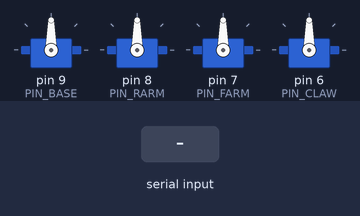
The sketch below on a simulated Arduino Uno, built with avr-gcc and run on an emulated ATmega328P. Parts: 4 × servo. Inputs (shaded band) come from the test bench. What the sketch prints to the serial monitor is not drawn.

Above: at 2.1 s.
2.2 s: "A\n" received over Serial
At 6.3 s:
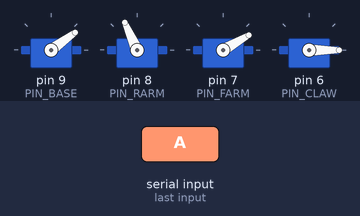
At 13.4 s:
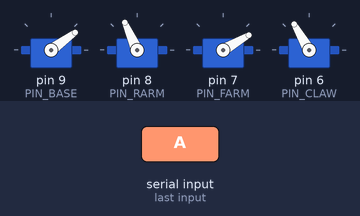
Timing chart, 0 to 22.5 s (numbered marks = the images above; inputs shaded):
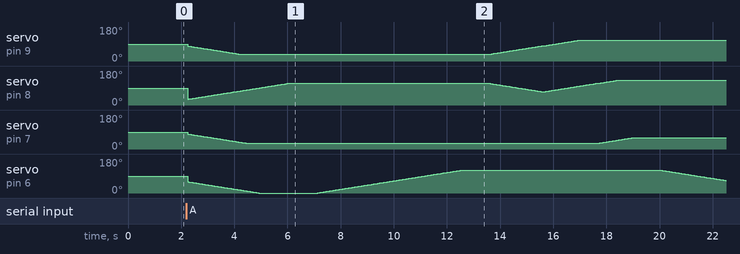

The sketch:

Task2.ino
```cpp
 /*
 * ============================================================================
 *  文件：Task2.ino
 *  工程：Task2 —— 自动夹取与放置（考核方向内 15%）
 * ----------------------------------------------------------------------------
 *  考核点：上位机发送 "A"/"B"/"C"，机械臂自动完成夹取对应物体并放置到
 *          另一位置；三个放置位置须为三个明显不同的位置，且与物体初始
 *          位置在 x、y 方向上有明显位移。
 *
 *  物体定义：
 *    A：三枚硬币面垂直于地面、横向叠放（直径25mm）
 *    B：自选的笔（须与任务五画图用笔一致）
 *    C：自定义物体（主体形状不得为圆柱体和球体）
 *
 *  实现：
 *    1. 串口 A/B/C → 调取对应"抓取点 + 放置点"点位
 *    2. 动作序列（pickAndPlace）：
 *         回待机 → 移到抓取点上方(抬升) → 下降到位 → 闭合夹爪(夹取)
 *         → 抬升 → 平移到放置点上方 → 下降到放置点 → 张开(放下) → 回待机
 *    3. 点位集中定义为可调参数：联调时只需用 Task1.1 的 b/r/f/c 指令
 *       把机械臂移到目标位置，读 ? 的角度填入即可，无需改逻辑。
 *
 *  串口协议（9600 波特率，指令以回车/换行结束）：
 *        A  夹取硬币A并放置到位置1
 *        B  夹取笔B并放置到位置2
 *        C  夹取自定义物体C并放置到位置3
 *        ?  打印当前点位表
 *
 *  硬件接线：舵机 9/8/7/6；夹爪依赖机械方向改进后的夹爪（配合参数标定）
 * ============================================================================
 */
#include <Servo.h>            // Arduino 舵机驱动库（标准库）

/* ---------------- 舵机引脚定义 ---------------- */
#define PIN_BASE  9           // 底座舵机 → 数字引脚 9
#define PIN_RARM  8           // 后臂舵机 → 数字引脚 8
#define PIN_FARM  7           // 前臂舵机 → 数字引脚 7
#define PIN_CLAW  6           // 夹爪舵机 → 数字引脚 6

/* ---------------- 舵机限位 ---------------- */
#define BASE_MIN  0           // 底座角度下限
#define BASE_MAX  180         // 底座角度上限
#define RARM_MIN  30          // 后臂角度下限
#define RARM_MAX  160         // 后臂角度上限（防堵转）
#define FARM_MIN  30          // 前臂角度下限
#define FARM_MAX  130         // 前臂角度上限
#define CLAW_MIN  0          // 夹爪张开极限角度
#define CLAW_MAX  120         // 夹爪闭合极限角度

/* ---------------- 运动速度 ---------------- */
int servoDelay = 45;          // 每转 1° 的延时毫秒数（动作执行速度）

/* ---------------- 舵机对象与当前角度 ---------------- */
Servo base, rArm, fArm, claw; // 4 个舵机对象
int curBase = 80;             // 底座当前角度
int curRArm = 30;             // 后臂当前角度
int curFArm = 80;             // 前臂当前角度
int curClaw = 60;             // 夹爪当前角度

/* ==================== 点位定义（按实物标定！） ====================
 * 每个点位 = 4 个关节角度（b=底座 / r=后臂 / f=前臂 / c=夹爪）
 *
 * 标定方法（重要）：
 *   1. 先烧录 Task1.1，用 b/r/f/c 指令把机械臂移到目标位置
 *   2. 发送 ? 读取当前 4 个角度
 *   3. 把数值填到下面的 Pose 常量中
 *
 * 目前为**示例占位值**，未按实物标定前不要用于实际夹取！ */
struct Pose { int b, r, f, c; };   // 点位结构体：4 个关节角度

const Pose HOME  = { 80, 10, 80, 60 };   // 待机位（安全高度、夹爪半开）

const Pose MIDDLE  = { 80, 70, 20, 130 };

/* 抓取点：夹爪到达物体正上方、准备下爪的位置 */
const Pose GRAB_A = { 36,  114, 10, 45 };  // A：硬币（示例值，须标定）
const Pose GRAB_B = { 128, 102, 30, 45 };  // B：笔   （示例值，须标定）
const Pose GRAB_C = { 115,  90, 10, 45 };  // C：自定义物体（示例值，须标定）

/* 放置点：三个明显不同的位置，x/y 方向须与抓取点有明显位移 */


const Pose PLACE_A = { 111, 130, 60, 45 };  // 放置 A 的位置1
const Pose PLACE_B = { 49,  131, 64, 45 };  // 放置 B 的位置2
const Pose PLACE_C = { 80, 100, 20, 45 };  // 放置 C 的位置3


/* 夹取/放开的夹爪角度（方向不对就交换两值） */
const int GRIP_CLOSE = CLAW_MAX;          // 闭合=夹住物体
const int GRIP_OPEN  = CLAW_MIN;          // 张开=放下物体

/* ---------------- 串口行缓冲 ---------------- */
char lineBuf[32];             // 一行指令的字符缓冲
int  lineLen = 0;             // 缓冲中已接收的字符数

/* ==================== 角度限位钳制 ==================== */
int clampVal(int v, int lo, int hi){
  return (v < lo) ? lo : ((v > hi) ? hi : v);
}

/* ==================== 多舵机同步移动 ====================
 * 功能：4 个关节同步逐度运动到目标角度（全部经过限位保护） */
void syncMove(int tBase, int tRArm, int tFArm, int tClaw, int stepMs){
  tBase = clampVal(tBase, BASE_MIN, BASE_MAX);
  tRArm = clampVal(tRArm, RARM_MIN, RARM_MAX);
  tFArm = clampVal(tFArm, FARM_MIN, FARM_MAX);
  tClaw = clampVal(tClaw, CLAW_MIN, CLAW_MAX);

  bool done = false;
  while (!done){
    done = true;
    if (curBase != tBase){ curBase += (tBase > curBase) ? 1 : -1; base.write(curBase);  done = false; }
    if (curRArm != tRArm){ curRArm += (tRArm > curRArm) ? 1 : -1; rArm.write(curRArm); done = false; }
    if (curFArm != tFArm){ curFArm += (tFArm > curFArm) ? 1 : -1; fArm.write(curFArm); done = false; }
    if (curClaw != tClaw){ curClaw += (tClaw > curClaw) ? 1 : -1; claw.write(curClaw); done = false; }
    delay(stepMs);
  }
}

/* ==================== 移动到位点 ====================
 * 功能：把机械臂整体移动到某点位（4 关节同时到位） */
void moveTo(const Pose &p, int stepMs){
  syncMove(p.b, p.r, p.f, p.c, stepMs);
}

/* ==================== 夹取并放置（核心动作序列） ====================
 * 功能：完整执行"夹取 → 抬升 → 平移 → 放下"流程
 * 参数：grab 抓取点；place 放置点；lift 抬升量（前臂角度减少值=上抬）
 * 说明：
 *   "高度位"= 抓取点的前臂角度上抬 lift°（避免夹取/移动时碰撞桌面）
 *   步骤间 delay(300) 是让舵机完全到位、物体稳定后再进行下一步 */
void pickAndPlace(const Pose &grab, const Pose &place, int lift = 15){
  Serial.println(">>> 开始夹取-放置动作");

  /* 步骤1：回待机（安全高度，避免启动时撞到物体） */
  moveTo(HOME, servoDelay);

  /* 步骤2：移到抓取点上方（高度位：前臂上抬，防止刮碰物体） */
  int hiR = grab.r;                                 // 高度位后臂角 = 抓取点后臂角
  int hiF = grab.f - lift;                          // 高度位前臂角 = 抓取点前臂上抬 lift°
  syncMove(grab.b, hiR, hiF, GRIP_OPEN, servoDelay);

  /* 步骤3：下降到抓取点（夹爪张开状态） */
  syncMove(grab.b, grab.r, grab.f, GRIP_OPEN, servoDelay);
  delay(1000);                                       // 稳定一下

  /* 步骤4：闭合夹爪（夹取物体） */
  syncMove(grab.b, grab.r, grab.f, GRIP_CLOSE, servoDelay);
  delay(1000);                                       // 确认夹稳

  /* 步骤5：抬升回高度位（带着物体离开桌面） */
  syncMove(grab.b, hiR, hiF, GRIP_CLOSE, servoDelay);

 moveTo(MIDDLE, servoDelay);


  /* 步骤6：平移到放置点上方（底座转动 + 保持高度） */
  syncMove(place.b, hiR, hiF, GRIP_CLOSE, servoDelay);

  /* 步骤7：下降到放置点（带着物体） */
  syncMove(place.b, place.r, place.f, GRIP_CLOSE, servoDelay);
  delay(1000);

  /* 步骤8：张开夹爪（放下物体） */
  syncMove(place.b, place.r, place.f, GRIP_OPEN, servoDelay);
  delay(1000);

  /* 步骤9：回待机，等待下一条指令 */
  moveTo(HOME, servoDelay);
  Serial.println(">>> 动作完成");
}

/* ==================== 指令分发执行 ====================
 * 功能：根据 A/B/C 调取对应抓取点与放置点执行夹取放置 */
void doPickPlace(char obj){
  switch (obj){
    case 'A': pickAndPlace(GRAB_A, PLACE_A); break; // 硬币 A
    case 'B': pickAndPlace(GRAB_B, PLACE_B); break; // 笔 B
    case 'C': pickAndPlace(GRAB_C, PLACE_C); break; // 自定义物体 C
  }
}

/* ==================== 点位表打印 ====================
 * 功能：打印当前点位配置，方便联调时对照修改 */
void reportStatus(){
  Serial.println("----- 点位表（须按实物标定）-----");
  Serial.println(" 待机: b90 r90 f90 c60");
  Serial.print(" 抓取A: b"); Serial.print(GRAB_A.b); Serial.print(" r"); Serial.print(GRAB_A.r);
  Serial.print(" f"); Serial.print(GRAB_A.f); Serial.print(" c"); Serial.println(GRAB_A.c);
  Serial.print(" 放置A: b"); Serial.print(PLACE_A.b); Serial.print(" r"); Serial.print(PLACE_A.r);
  Serial.print(" f"); Serial.print(PLACE_A.f); Serial.print(" c"); Serial.println(PLACE_A.c);
  Serial.println("------------------------------");
}

/* ==================== 串口指令解析 ====================
 * 功能：处理一行串口指令（A/B/C/?，大小写均可） */
void handleCommand(const char *line){
  int len = strlen(line);
  if (len == 0) return;
  char c = toupper(line[0]);                        // 统一大写
  if (len == 1){
    if (c == 'A' || c == 'B' || c == 'C'){          // 夹取放置指令
      Serial.print(">>> 收到指令 "); Serial.println(c);
      doPickPlace(c);                               // 执行对应物体的夹取放置
      return;
    }
    if (c == '?'){                                  // 点位表
      reportStatus();
      return;
    }
  }
  Serial.println("! 未知指令（A/B/C 夹取放置；? 点位表）");
}

/* ==================== 串口逐行读取 ==================== */
void readSerialLine(){
  while (Serial.available()){
    char ch = Serial.read();
    if (ch == '\n' || ch == '\r'){                  // 行结束
      if (lineLen > 0){
        lineBuf[lineLen] = '\0';
        handleCommand(lineBuf);
        lineLen = 0;
      }
    } else if (lineLen < (int)sizeof(lineBuf) - 1){
      lineBuf[lineLen++] = ch;
    } else {
      lineLen = 0;                                  // 溢出丢弃
    }
  }
}

/* ==================== 初始化 ==================== */
void setup(){
  base.attach(PIN_BASE);  delay(200);
  rArm.attach(PIN_RARM);  delay(200);
  fArm.attach(PIN_FARM);  delay(200);
  claw.attach(PIN_CLAW);  delay(200);

  Serial.begin(9600);
  Serial.println("=== Task2 自动夹取与放置：A/B/C ===");
  Serial.println("发送 A/B/C 自动夹取并放置；? 查看点位表");
  Serial.println("注意：点位为示例值，须用 Task1.1 标定后填入！");
}

/* ==================== 主循环 ====================
 * 每轮只做一件事：等待并处理串口指令 */
void loop(){
  readSerialLine();
}
```
